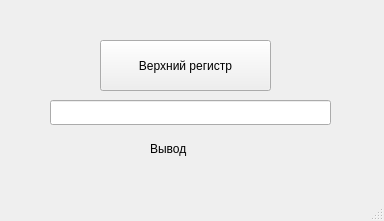
<?xml version="1.0" encoding="UTF-8"?>
<ui version="4.0">
 <class>MainWindow</class>
 <widget class="QMainWindow" name="MainWindow">
  <property name="geometry">
   <rect>
    <x>0</x>
    <y>0</y>
    <width>384</width>
    <height>221</height>
   </rect>
  </property>
  <property name="windowTitle">
   <string>MainWindow</string>
  </property>
  <widget class="QWidget" name="centralwidget">
   <widget class="QLineEdit" name="inputLineEdit">
    <property name="geometry">
     <rect>
      <x>50</x>
      <y>100</y>
      <width>281</width>
      <height>25</height>
     </rect>
    </property>
   </widget>
   <widget class="QPushButton" name="processButton">
    <property name="geometry">
     <rect>
      <x>100</x>
      <y>40</y>
      <width>171</width>
      <height>51</height>
     </rect>
    </property>
    <property name="text">
     <string>Верхний регистр</string>
    </property>
   </widget>
   <widget class="QLabel" name="resultLabel">
    <property name="geometry">
     <rect>
      <x>150</x>
      <y>140</y>
      <width>54</width>
      <height>17</height>
     </rect>
    </property>
    <property name="text">
     <string>Вывод</string>
    </property>
   </widget>
  </widget>
  <widget class="QMenuBar" name="menubar">
   <property name="geometry">
    <rect>
     <x>0</x>
     <y>0</y>
     <width>384</width>
     <height>22</height>
    </rect>
   </property>
  </widget>
  <widget class="QStatusBar" name="statusbar"/>
 </widget>
 <resources/>
 <connections/>
</ui>
